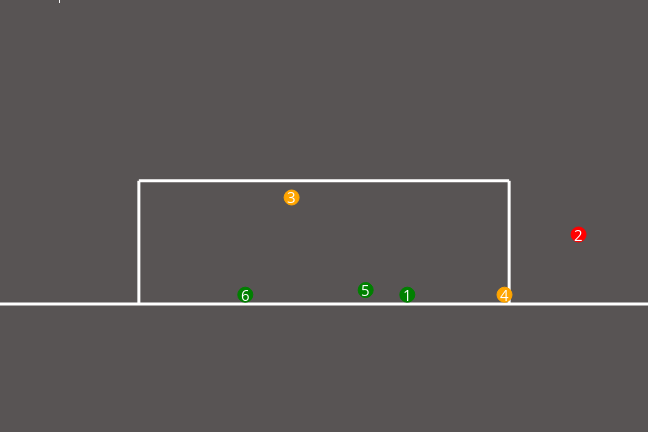

This figure's notebook cell:
### Code cell
import matplotlib.pyplot as plt
import plotly.tools as tls

def generateShotMapGoal(data):
    # Coordinates of the goalpost with extended bottom line
    x_bottom = [25, 60]  # Extend the bottom line beyond the posts
    y_bottom = [0, 0]
    x_left = [36, 36]
    y_left = [0, 2.66]
    x_right = [44, 44]
    y_right = [0, 2.66]
    x_top = [36, 44]
    y_top = [2.66, 2.66]

    selectData = data[['Index', 'end_y', 'end_z', 'outcome_name']]
    
    # Create the figure with the updated background color
    #fig, ax = plt.subplots(figsize=(6, 4))
    fig, ax = plt.subplots(figsize=(9, 6))  # Adjust the dimensions as needed (width, height)

    fig.patch.set_facecolor('#585454')
    ax.set_facecolor('#585454')

    # Plotting the goalpost with thicker white lines
    linewidth_goalpost = 3  # Increase the linewidth for the goalpost
    ax.plot(x_bottom, y_bottom, 'w-', linewidth=linewidth_goalpost)
    ax.plot(x_left, y_left, 'w-', linewidth=linewidth_goalpost)
    ax.plot(x_right, y_right, 'w-', linewidth=linewidth_goalpost)
    ax.plot(x_top, y_top, 'w-', linewidth=linewidth_goalpost)

    ax.set_xlim(33, 47)
    ax.set_ylim(-0.2, 4)
    ax.set_title("Goalpost", color='white')
    ax.set_aspect('equal')

    # Remove the axes, axis labels, and grid
    ax.axis('off')

    data_point_size = 15  # You can adjust this value as needed

    # Enumerate and plot the data points with colored labels
    for index, row in selectData.iterrows():
        if row['outcome_name'] == 'Goal':
            color = 'green'
        elif row['outcome_name'] == 'Off T':
            color = 'red'
        elif row['outcome_name'] == 'Saved':
            color = 'orange'
        else:
            color = 'blue'

        ax.plot(row['end_y'], row['end_z'], 'o', color=color, markersize=data_point_size)  # Adjust marker size here
        ax.text(row['end_y'], row['end_z'], str(int(row['Index'])), ha='center', va='bottom', color='white', fontsize=data_point_size)

    # Convert to a Plotly figure
    plotly_fig = tls.mpl_to_plotly(fig)

    # Update Plotly figure layout for equal axis and to remove axes, ticks, and grid
    plotly_fig.update_layout(
        plot_bgcolor='#585454',  # Match the background color
        xaxis=dict(
            visible=False,  # Hide X-axis
            showgrid=False,  # No grid lines
            showticklabels=False,  # No tick labels
            scaleanchor='y',  # Ensure equal scaling with y-axis
            scaleratio=1,  # 1:1 aspect ratio
        ),
        yaxis=dict(
            visible=False,  # Hide Y-axis
            showgrid=False,  # No grid lines
            showticklabels=False,  # No tick labels
        ),
        margin=dict(l=0, r=0, t=0, b=0),  # Remove margins
    )

    return plotly_fig


dat = deriveShotMapData('Lionel Messi')
generateShotMapGoal(dat)

### Figure 1 — Plotly figure (JSON) as saved in the notebook; plotly's stock layout.template omitted (floating-point values rounded to 4 significant figures)
{"data": [{"line": {"color": "rgba (255, 255, 255, 1)", "dash": "solid", "width": 3}, "mode": "lines", "name": "_child0", "type": "scatter", "x": [25, 60], "xaxis": "x", "y": [0, 0], "yaxis": "y"}, {"line": {"color": "rgba (255, 255, 255, 1)", "dash": "solid", "width": 3}, "mode": "lines", "name": "_child1", "type": "scatter", "x": [36, 36], "xaxis": "x", "y": [0, 2.66], "yaxis": "y"}, {"line": {"color": "rgba (255, 255, 255, 1)", "dash": "solid", "width": 3}, "mode": "lines", "name": "_child2", "type": "scatter", "x": [44, 44], "xaxis": "x", "y": [0, 2.66], "yaxis": "y"}, {"line": {"color": "rgba (255, 255, 255, 1)", "dash": "solid", "width": 3}, "mode": "lines", "name": "_child3", "type": "scatter", "x": [36, 44], "xaxis": "x", "y": [2.66, 2.66], "yaxis": "y"}, {"marker": {"color": "#008000", "line": {"color": "#008000", "width": 1}, "opacity": 1, "size": 15, "symbol": "circle"}, "mode": "markers", "name": "_child4", "type": "scatter", "x": [41.8], "xaxis": "x", "y": [0.2], "yaxis": "y"}, {"marker": {"color": "#FF0000", "line": {"color": "#FF0000", "width": 1}, "opacity": 1, "size": 15, "symbol": "circle"}, "mode": "markers", "name": "_child6", "type": "scatter", "x": [45.5], "xaxis": "x", "y": [1.5], "yaxis": "y"}, {"marker": {"color": "#FFA500", "line": {"color": "#FFA500", "width": 1}, "opacity": 1, "size": 15, "symbol": "circle"}, "mode": "markers", "name": "_child8", "type": "scatter", "x": [39.3], "xaxis": "x", "y": [2.3], "yaxis": "y"}, {"marker": {"color": "#FFA500", "line": {"color": "#FFA500", "width": 1}, "opacity": 1, "size": 15, "symbol": "circle"}, "mode": "markers", "name": "_child10", "type": "scatter", "x": [43.9], "xaxis": "x", "y": [0.2], "yaxis": "y"}, {"marker": {"color": "#008000", "line": {"color": "#008000", "width": 1}, "opacity": 1, "size": 15, "symbol": "circle"}, "mode": "markers", "name": "_child12", "type": "scatter", "x": [40.9], "xaxis": "x", "y": [0.3], "yaxis": "y"}, {"marker": {"color": "#008000", "line": {"color": "#008000", "width": 1}, "opacity": 1, "size": 15, "symbol": "circle"}, "mode": "markers", "name": "_child14", "type": "scatter", "x": [38.3], "xaxis": "x", "y": [0.2], "yaxis": "y"}], "layout": {"annotations": [{"align": "center", "font": {"color": "#FFFFFF", "size": 15}, "opacity": 1, "showarrow": false, "text": "1", "x": 41.8, "xanchor": "center", "xref": "x", "y": 0.2, "yref": "y"}, {"align": "center", "font": {"color": "#FFFFFF", "size": 15}, "opacity": 1, "showarrow": false, "text": "2", "x": 45.5, "xanchor": "center", "xref": "x", "y": 1.5, "yref": "y"}, {"align": "center", "font": {"color": "#FFFFFF", "size": 15}, "opacity": 1, "showarrow": false, "text": "3", "x": 39.3, "xanchor": "center", "xref": "x", "y": 2.3, "yref": "y"}, {"align": "center", "font": {"color": "#FFFFFF", "size": 15}, "opacity": 1, "showarrow": false, "text": "4", "x": 43.9, "xanchor": "center", "xref": "x", "y": 0.2, "yref": "y"}, {"align": "center", "font": {"color": "#FFFFFF", "size": 15}, "opacity": 1, "showarrow": false, "text": "5", "x": 40.9, "xanchor": "center", "xref": "x", "y": 0.3, "yref": "y"}, {"align": "center", "font": {"color": "#FFFFFF", "size": 15}, "opacity": 1, "showarrow": false, "text": "6", "x": 38.3, "xanchor": "center", "xref": "x", "y": 0.2, "yref": "y"}], "autosize": false, "height": 432, "hovermode": "closest", "margin": {"b": 0, "l": 0, "pad": 0, "r": 0, "t": 0}, "plot_bgcolor": "#585454", "showlegend": false, "title": {"font": {"color": "#FFFFFF", "size": 12}, "text": "Goalpost"}, "width": 648, "xaxis": {"anchor": "y", "domain": [0, 1], "mirror": "ticks", "nticks": 9, "range": [33, 47], "scaleanchor": "y", "scaleratio": 1, "showgrid": false, "showline": true, "showticklabels": false, "side": "bottom", "tickfont": {"size": 10}, "ticks": "inside", "type": "linear", "visible": false, "zeroline": false}, "yaxis": {"anchor": "x", "domain": [0, 1], "mirror": "ticks", "nticks": 6, "range": [-0.2, 4], "showgrid": false, "showline": true, "showticklabels": false, "side": "left", "tickfont": {"size": 10}, "ticks": "inside", "type": "linear", "visible": false, "zeroline": false}}}
